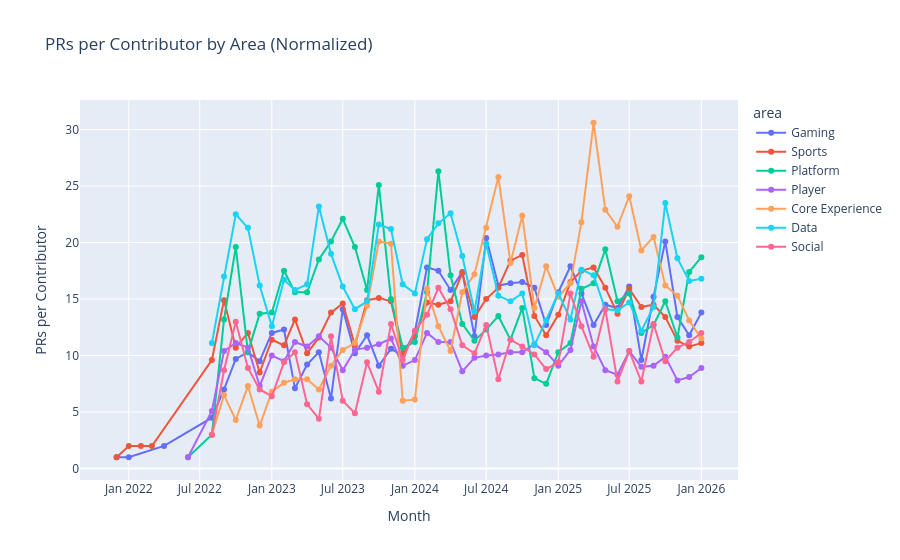

Here is the notebook cell this chart was saved with:
### Code cell
# Normalized throughput (PRs per contributor) by area
fig = px.line(df_by_area, x='month', y='prs_per_contributor', color='area',
              title='PRs per Contributor by Area (Normalized)',
              markers=True)
fig.update_layout(yaxis_title='PRs per Contributor', xaxis_title='Month')
fig.show()

# Export manually: fig.write_image('pr-throughput-by-area-normalized.png')

### Figure 1 — Plotly figure (JSON) as saved in the notebook; plotly's stock layout.template omitted (floating-point values rounded to 4 significant figures)
{"data": [{"hovertemplate": "area=Gaming<br>month=%{x}<br>prs_per_contributor=%{y}<extra></extra>", "legendgroup": "Gaming", "line": {"color": "#636efa", "dash": "solid"}, "marker": {"symbol": "circle"}, "mode": "lines+markers", "name": "Gaming", "orientation": "v", "showlegend": true, "type": "scatter", "x": ["2021-12-01", "2022-01-01", "2022-04-01", "2022-08-01", "2022-09-01", "2022-10-01", "2022-11-01", "2022-12-01", "2023-01-01", "2023-02-01", "2023-03-01", "2023-04-01", "2023-05-01", "2023-06-01", "2023-07-01", "2023-08-01", "2023-09-01", "2023-10-01", "2023-11-01", "2023-12-01", "2024-01-01", "2024-02-01", "2024-03-01", "2024-04-01", "2024-05-01", "2024-06-01", "2024-07-01", "2024-08-01", "2024-09-01", "2024-10-01", "2024-11-01", "2024-12-01", "2025-01-01", "2025-02-01", "2025-03-01", "2025-04-01", "2025-05-01", "2025-06-01", "2025-07-01", "2025-08-01", "2025-09-01", "2025-10-01", "2025-11-01", "2025-12-01", "2026-01-01"], "xaxis": "x", "y": [1.0, 1.0, 2.0, 4.5, 7.0, 9.7, 10.3, 9.5, 12.0, 12.3, 7.1, 9.2, 10.3, 6.2, 14.1, 10.2, 11.8, 9.1, 10.6, 10.0, 12.1, 17.8, 17.5, 15.8, 17.4, 11.7, 20.4, 16.2, 16.4, 16.5, 16.0, 12.7, 15.6, 17.9, 15.5, 12.7, 14.5, 14.2, 16.1, 9.6, 15.2, 20.1, 13.4, 11.8, 13.8], "yaxis": "y"}, {"hovertemplate": "area=Sports<br>month=%{x}<br>prs_per_contributor=%{y}<extra></extra>", "legendgroup": "Sports", "line": {"color": "#EF553B", "dash": "solid"}, "marker": {"symbol": "circle"}, "mode": "lines+markers", "name": "Sports", "orientation": "v", "showlegend": true, "type": "scatter", "x": ["2021-12-01", "2022-01-01", "2022-02-01", "2022-03-01", "2022-08-01", "2022-09-01", "2022-10-01", "2022-11-01", "2022-12-01", "2023-01-01", "2023-02-01", "2023-03-01", "2023-04-01", "2023-05-01", "2023-06-01", "2023-07-01", "2023-08-01", "2023-09-01", "2023-10-01", "2023-11-01", "2023-12-01", "2024-01-01", "2024-02-01", "2024-03-01", "2024-04-01", "2024-05-01", "2024-06-01", "2024-07-01", "2024-08-01", "2024-09-01", "2024-10-01", "2024-11-01", "2024-12-01", "2025-01-01", "2025-02-01", "2025-03-01", "2025-04-01", "2025-05-01", "2025-06-01", "2025-07-01", "2025-08-01", "2025-09-01", "2025-10-01", "2025-11-01", "2025-12-01", "2026-01-01"], "xaxis": "x", "y": [1.0, 2.0, 2.0, 2.0, 9.6, 14.9, 10.7, 12.0, 8.5, 11.4, 10.9, 13.2, 10.2, 11.6, 13.8, 14.6, 10.9, 14.9, 15.1, 14.8, 10.2, 11.7, 14.7, 14.5, 14.8, 17.3, 13.4, 15.0, 16.0, 18.4, 18.9, 13.5, 11.8, 13.6, 16.5, 17.5, 17.8, 16.0, 13.7, 15.9, 14.3, 14.5, 13.4, 11.3, 10.8, 11.1], "yaxis": "y"}, {"hovertemplate": "area=Platform<br>month=%{x}<br>prs_per_contributor=%{y}<extra></extra>", "legendgroup": "Platform", "line": {"color": "#00cc96", "dash": "solid"}, "marker": {"symbol": "circle"}, "mode": "lines+markers", "name": "Platform", "orientation": "v", "showlegend": true, "type": "scatter", "x": ["2022-06-01", "2022-08-01", "2022-09-01", "2022-10-01", "2022-11-01", "2022-12-01", "2023-01-01", "2023-02-01", "2023-03-01", "2023-04-01", "2023-05-01", "2023-06-01", "2023-07-01", "2023-08-01", "2023-09-01", "2023-10-01", "2023-11-01", "2023-12-01", "2024-01-01", "2024-02-01", "2024-03-01", "2024-04-01", "2024-05-01", "2024-06-01", "2024-07-01", "2024-08-01", "2024-09-01", "2024-10-01", "2024-11-01", "2024-12-01", "2025-01-01", "2025-02-01", "2025-03-01", "2025-04-01", "2025-05-01", "2025-06-01", "2025-07-01", "2025-08-01", "2025-09-01", "2025-10-01", "2025-11-01", "2025-12-01", "2026-01-01"], "xaxis": "x", "y": [1.0, 3.0, 13.2, 19.6, 10.3, 13.7, 13.8, 17.5, 15.6, 15.6, 18.5, 20.1, 22.1, 19.6, 15.8, 25.1, 15.0, 10.7, 11.2, 15.6, 26.3, 17.1, 12.8, 11.3, 12.3, 13.5, 11.4, 14.2, 8.0, 7.5, 10.3, 11.1, 15.9, 16.4, 19.4, 14.8, 15.5, 12.0, 12.7, 14.8, 11.6, 17.4, 18.7], "yaxis": "y"}, {"hovertemplate": "area=Player<br>month=%{x}<br>prs_per_contributor=%{y}<extra></extra>", "legendgroup": "Player", "line": {"color": "#ab63fa", "dash": "solid"}, "marker": {"symbol": "circle"}, "mode": "lines+markers", "name": "Player", "orientation": "v", "showlegend": true, "type": "scatter", "x": ["2022-06-01", "2022-08-01", "2022-09-01", "2022-10-01", "2022-11-01", "2022-12-01", "2023-01-01", "2023-02-01", "2023-03-01", "2023-04-01", "2023-05-01", "2023-06-01", "2023-07-01", "2023-08-01", "2023-09-01", "2023-10-01", "2023-11-01", "2023-12-01", "2024-01-01", "2024-02-01", "2024-03-01", "2024-04-01", "2024-05-01", "2024-06-01", "2024-07-01", "2024-08-01", "2024-09-01", "2024-10-01", "2024-11-01", "2024-12-01", "2025-01-01", "2025-02-01", "2025-03-01", "2025-04-01", "2025-05-01", "2025-06-01", "2025-07-01", "2025-08-01", "2025-09-01", "2025-10-01", "2025-11-01", "2025-12-01", "2026-01-01"], "xaxis": "x", "y": [1.0, 5.1, 10.4, 11.1, 10.7, 7.3, 10.0, 9.5, 11.2, 10.8, 11.7, 10.7, 8.7, 10.5, 10.7, 11.0, 11.5, 9.1, 9.6, 12.0, 11.2, 11.2, 8.6, 9.8, 10.0, 10.1, 10.3, 10.3, 11.0, 10.3, 9.1, 10.5, 14.8, 10.8, 8.7, 8.3, 10.4, 9.0, 9.1, 9.9, 7.8, 8.1, 8.9], "yaxis": "y"}, {"hovertemplate": "area=Core Experience<br>month=%{x}<br>prs_per_contributor=%{y}<extra></extra>", "legendgroup": "Core Experience", "line": {"color": "#FFA15A", "dash": "solid"}, "marker": {"symbol": "circle"}, "mode": "lines+markers", "name": "Core Experience", "orientation": "v", "showlegend": true, "type": "scatter", "x": ["2022-08-01", "2022-09-01", "2022-10-01", "2022-11-01", "2022-12-01", "2023-01-01", "2023-02-01", "2023-03-01", "2023-04-01", "2023-05-01", "2023-06-01", "2023-07-01", "2023-08-01", "2023-09-01", "2023-10-01", "2023-11-01", "2023-12-01", "2024-01-01", "2024-02-01", "2024-03-01", "2024-04-01", "2024-05-01", "2024-06-01", "2024-07-01", "2024-08-01", "2024-09-01", "2024-10-01", "2024-11-01", "2024-12-01", "2025-01-01", "2025-02-01", "2025-03-01", "2025-04-01", "2025-05-01", "2025-06-01", "2025-07-01", "2025-08-01", "2025-09-01", "2025-10-01", "2025-11-01", "2025-12-01", "2026-01-01"], "xaxis": "x", "y": [3.0, 6.5, 4.3, 7.3, 3.8, 6.8, 7.6, 7.9, 7.9, 7.0, 9.1, 10.5, 11.1, 14.4, 20.1, 19.9, 6.0, 6.1, 15.9, 12.6, 10.4, 15.6, 17.2, 21.3, 25.8, 18.2, 22.4, 14.2, 17.9, 15.2, 16.4, 21.8, 30.6, 22.9, 21.4, 24.1, 19.3, 20.5, 16.2, 15.3, 13.1, 11.5], "yaxis": "y"}, {"hovertemplate": "area=Data<br>month=%{x}<br>prs_per_contributor=%{y}<extra></extra>", "legendgroup": "Data", "line": {"color": "#19d3f3", "dash": "solid"}, "marker": {"symbol": "circle"}, "mode": "lines+markers", "name": "Data", "orientation": "v", "showlegend": true, "type": "scatter", "x": ["2022-08-01", "2022-09-01", "2022-10-01", "2022-11-01", "2022-12-01", "2023-01-01", "2023-02-01", "2023-03-01", "2023-04-01", "2023-05-01", "2023-06-01", "2023-07-01", "2023-08-01", "2023-09-01", "2023-10-01", "2023-11-01", "2023-12-01", "2024-01-01", "2024-02-01", "2024-03-01", "2024-04-01", "2024-05-01", "2024-06-01", "2024-07-01", "2024-08-01", "2024-09-01", "2024-10-01", "2024-11-01", "2024-12-01", "2025-01-01", "2025-02-01", "2025-03-01", "2025-04-01", "2025-05-01", "2025-06-01", "2025-07-01", "2025-08-01", "2025-09-01", "2025-10-01", "2025-11-01", "2025-12-01", "2026-01-01"], "xaxis": "x", "y": [11.1, 17.0, 22.5, 21.3, 16.2, 12.6, 16.7, 15.8, 16.3, 23.2, 19.0, 16.1, 14.1, 14.8, 21.6, 21.2, 16.3, 15.5, 20.3, 21.7, 22.6, 18.8, 13.9, 19.9, 15.3, 14.8, 15.5, 10.9, 13.1, 15.5, 13.2, 17.6, 17.1, 14.1, 14.0, 14.7, 12.2, 14.3, 23.5, 18.6, 16.6, 16.8], "yaxis": "y"}, {"hovertemplate": "area=Social<br>month=%{x}<br>prs_per_contributor=%{y}<extra></extra>", "legendgroup": "Social", "line": {"color": "#FF6692", "dash": "solid"}, "marker": {"symbol": "circle"}, "mode": "lines+markers", "name": "Social", "orientation": "v", "showlegend": true, "type": "scatter", "x": ["2022-08-01", "2022-09-01", "2022-10-01", "2022-11-01", "2022-12-01", "2023-01-01", "2023-02-01", "2023-03-01", "2023-04-01", "2023-05-01", "2023-06-01", "2023-07-01", "2023-08-01", "2023-09-01", "2023-10-01", "2023-11-01", "2023-12-01", "2024-01-01", "2024-02-01", "2024-03-01", "2024-04-01", "2024-05-01", "2024-06-01", "2024-07-01", "2024-08-01", "2024-09-01", "2024-10-01", "2024-11-01", "2024-12-01", "2025-01-01", "2025-02-01", "2025-03-01", "2025-04-01", "2025-05-01", "2025-06-01", "2025-07-01", "2025-08-01", "2025-09-01", "2025-10-01", "2025-11-01", "2025-12-01", "2026-01-01"], "xaxis": "x", "y": [3.0, 8.7, 13.0, 8.9, 7.0, 6.4, 9.4, 10.3, 5.7, 4.4, 11.7, 6.0, 4.9, 9.4, 6.8, 12.8, 9.6, 12.2, 13.6, 16.0, 14.1, 10.9, 10.2, 12.7, 7.9, 11.4, 10.8, 10.1, 8.8, 9.4, 15.5, 12.6, 9.9, 14.1, 7.7, 10.4, 7.7, 12.8, 9.5, 10.7, 11.2, 12.0], "yaxis": "y"}], "layout": {"legend": {"title": {"text": "area"}, "tracegroupgap": 0}, "title": {"text": "PRs per Contributor by Area (Normalized)"}, "xaxis": {"anchor": "y", "domain": [0, 1], "title": {"text": "Month"}}, "yaxis": {"anchor": "x", "domain": [0, 1], "title": {"text": "PRs per Contributor"}}}}
